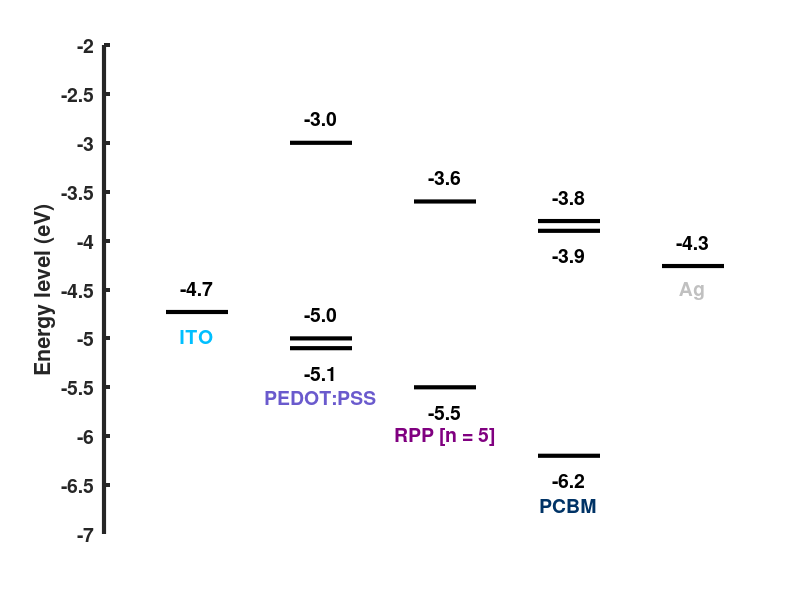

Reproduce this figure in MATLAB.
clc; clear all; close all;

fig = figure('color', 'white', 'position', [40 300 600 400]);
hold on;
xlim([0 5]);
ylim([-7 -2]);
set(gca, 'ydir', 'normal');
set(gca, 'ytick', -7:0.5:-2);
ylabelString = get(gca, 'yticklabel');

% plot(0.02,-1.5,'^','markersize',14,'markerfacecolor','k','markeredgecolor','k');
set(gca, 'linewidth', 3);
set(gca, 'yticklabel', ylabelString);
ylabel('Energy level (eV)');
set(gca, 'xtick', []);
set(gca, 'xcolor', [1 1 1]);
set(gca, 'fontweight', 'bold');
set(gca, 'fontsize', 14);

% - - - - - - - - - -

itransition = 0;

ito_ef = -4.73; % - - - - - - - - - - ITO EF
plot([itransition + 0.5 itransition + 1], ...
    [ito_ef ito_ef], ...
    'k', ...
    'Linewidth', 3);
text(itransition + 0.75, ...
    ito_ef + 0.25, ...
    num2str(ito_ef, '%.1f'), ...
    'horizontalalignment', 'center', ...
    'fontsize', 14, ...
    'fontweight', 'bold');
text(itransition + 0.75, ...
    ito_ef - 0.25, 'ITO', ...
    'horizontalalignment', 'center', ...
    'fontsize', 14, ...
    'fontweight', 'bold', ...
    'Color', [0 191 255] / 255);

% - - - - - - - - - -

itransition = 1;

pedot_ea = -3.0; % - - - - - - - - - - PEDOT:PSS EA
plot([itransition + 0.5 itransition + 1], ...
    [pedot_ea pedot_ea], ...
    'k', ...
    'Linewidth', 3);
text(itransition + 0.75, ...
    pedot_ea + 0.25, ...
    num2str(pedot_ea, '%.1f'), ...
    'horizontalalignment', 'center', ...
    'fontsize', 14, ...
    'fontweight', 'bold');

pedot_ie = -5.1; % - - - - - - - - - - PEDOT:PSS IE
plot([itransition + 0.5 itransition + 1], ...
    [pedot_ie pedot_ie], ...
    'k', ...
    'Linewidth', 3);
text(itransition + 0.75, ...
    pedot_ie - 0.25, ...
    num2str(pedot_ie, '%.1f'), ...
    'horizontalalignment', 'center', ...
    'fontsize', 14, ...
    'fontweight', 'bold');
text(itransition + 0.75, ...
    pedot_ie - 0.5, ...
    'PEDOT:PSS', ...
    'horizontalalignment', 'center', ...
    'fontsize', 14, ...
    'fontweight', 'bold', ...
    'Color', [106 90 205] / 255);

pedot_ef = -5.0; % - - - - - - - - - - PEDOT:PSS EF
plot([itransition + 0.5 itransition + 1], ...
    [pedot_ef pedot_ef], ...
    'k', ...
    'Linewidth', 3);
text(itransition + 0.75, ...
    pedot_ef + 0.25, ...
    num2str(pedot_ef, '%.1f'), ...
    'horizontalalignment', 'center', ...
    'fontsize', 14, ...
    'fontweight', 'bold');

% - - - - - - - - - -

itransition = 2;

rp_ea = -3.6; % - - - - - - - - - - RP EA
plot([itransition + 0.5 itransition + 1], ...
    [rp_ea rp_ea], ...
    'k', ...
    'Linewidth', 3);
text(itransition + 0.75, ...
    rp_ea + 0.25, ...
    num2str(rp_ea, '%.1f'), ...
    'horizontalalignment', 'center', ...
    'fontsize', 14, ...
    'fontweight', 'bold');

rp_ie = -5.5; % - - - - - - - - - - RP IE
plot([itransition + 0.5 itransition + 1], ...
    [rp_ie rp_ie], ...
    'k', ...
    'Linewidth', 3);
text(itransition + 0.75, ...
    rp_ie - 0.25, ...
    num2str(rp_ie, '%.1f'), ...
    'horizontalalignment', 'center', ...
    'fontsize', 14, ...
    'fontweight', 'bold');
text(itransition + 0.75, ...
    rp_ie - 0.5, ...
    'RPP [n = 5]', ...
    'horizontalalignment', 'center', ...
    'fontsize', 14, ...
    'fontweight', 'bold', ...
    'Color', [128 0 128] / 255);

% rp_ef = -5.0; % - - - - - - - - - -  RP EF
% plot([itransition+0.5 itransition+1], ...
%     [rp_ef rp_ef], ...
%     'k', ...
%     'Linewidth', 3);
% text(itransition+0.75, ...
%     rp_ef+0.25, ...
%     num2str(rp_ef,'%.1f'), ...
%     'horizontalalignment','center', ...
%     'fontsize', 14, ...
%     'fontweight','bold');

% - - - - - - - - - -

itransition = 3;

pcbm_ea = -3.8;
plot([itransition + 0.5 itransition + 1], ...
    [pcbm_ea pcbm_ea], ...
    'k', ...
    'Linewidth', 3);
text(itransition + 0.75, ...
    pcbm_ea + 0.25, ...
    num2str(pcbm_ea, '%.1f'), ...
    'horizontalalignment', 'center', ...
    'fontsize', 14, ...
    'fontweight', 'bold');

pcbm_ie = -6.2;
plot([itransition + 0.5 itransition + 1], ...
    [pcbm_ie pcbm_ie], ...
    'k', ...
    'Linewidth', 3);
text(itransition + 0.75, ...
    pcbm_ie - 0.25, ...
    num2str(pcbm_ie, '%.1f'), ...
    'horizontalalignment', 'center', ...
    'fontsize', 14, ...
    'fontweight', 'bold');
text(itransition + 0.75, ...
    pcbm_ie - 0.5, ...
    'PCBM', ...
    'horizontalalignment', 'center', ...
    'fontsize', 14, ...
    'fontweight', 'bold', ...
    'Color', [0 51 102] / 255);

pcbm_ef = -3.9;
plot([itransition + 0.5 itransition + 1], ...
    [pcbm_ef pcbm_ef], ...
    'k', ...
    'Linewidth', 3);
text(itransition + 0.75, ...
    pcbm_ef - 0.25, ...
    num2str(pcbm_ef, '%.1f'), ...
    'horizontalalignment', 'center', ...
    'fontsize', 14, ...
    'fontweight', 'bold');

% - - - - - - - - - -

itransition = 4;

ag_ef = -4.26;
plot([itransition + 0.5 itransition + 1], ...
    [ag_ef ag_ef], ...
    'k', ...
    'Linewidth', 3);
text(itransition + 0.75, ...
    ag_ef + 0.25, ...
    num2str(ag_ef, '%.1f'), ...
    'horizontalalignment', 'center', ...
    'fontsize', 14, ...
    'fontweight', 'bold');
text(itransition + 0.75, ...
    ag_ef - 0.25, ...
    'Ag', ...
    'horizontalalignment', 'center', ...
    'fontsize', 14, ...
    'fontweight', 'bold', ...
    'Color', [192, 192, 192] / 255);

hold off;
